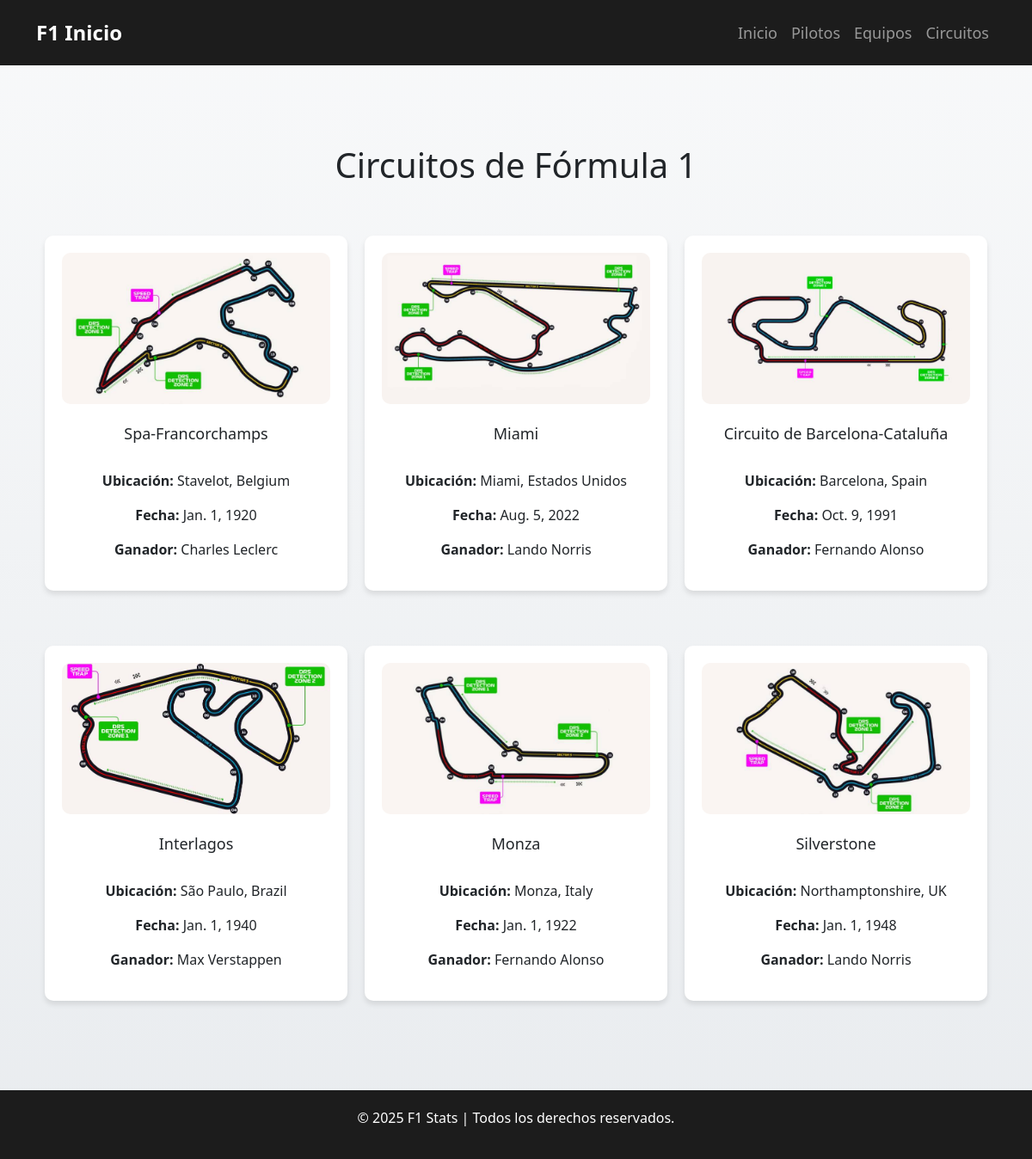
Page /circuitos/ on the committed database.
### f1/models.py (models this page shows, shortened)
class Circuit(models.Model):
    name = models.CharField(max_length=100)
    location = models.CharField(max_length=100)
    country = models.CharField(max_length=100)
    date = models.DateField()
    winner = models.ForeignKey(Driver, on_delete=models.SET_NULL, null=True, blank=True, related_name="circuit_wins")
    image = models.ImageField(upload_to="circuit_images/", null=True, blank=True)

class Driver(models.Model):
    name = models.CharField(max_length=100)
    number = models.IntegerField(unique=True)
    nationality = models.CharField(max_length=50)
    team = models.ForeignKey(
        Team, on_delete=models.SET_NULL, null=True, related_name="drivers"
    )
    wins = models.IntegerField(default=0)
    podiums = models.IntegerField(default=0)
    poles = models.IntegerField(default=0)
    photo = models.ImageField(upload_to="driver_photos/", null=True, blank=True)

### f1/views.py (the view)
# urls.py: path('circuitos/', views.circuits, name='circuits'),
def circuits(request):
    all_circuits = Circuit.objects.all()
    return render(request, 'circuits.html', {'circuits': all_circuits})

### f1/templates/circuits.html
{% extends 'base.html' %}
{% block content %}
<div class="container mt-5">
    <h1 class="text-center mb-4">Circuitos de Fórmula 1</h1>
    <br>
    <div class="row">
        {% for circuit in circuits %}
        <div class="col-md-4 mb-4">
            <div class="category-card">
                {% if circuit.image %}
                    <img src="{{ circuit.image.url }}" alt="{{ circuit.name }}">
                    <br><br>
                {% endif %}
                <h3 style="font-size: 22px;">{{ circuit.name }}</h3>
                <br>
                <p><strong>Ubicación:</strong> {{ circuit.location }}, {{ circuit.country }}</p>
                <p><strong>Fecha:</strong> {{ circuit.date }}</p>
                {% if circuit.winner %}
                    <p><strong>Ganador:</strong> {{ circuit.winner.name }}</p>
                {% else %}
                    <p><strong>Ganador:</strong> No disponible</p>
                {% endif %}
            </div>
        </div>
        {% endfor %}
    </div>
</div>
{% endblock %}

### f1/static/styles.css (style rules this page uses)
html, body { min-height: 100vh; margin: 0; padding: 0; background: linear-gradient(to bottom, #f8f9fa, #e9ecef); color: #212529; }
.category-card { text-align: center; padding: 20px; border-radius: 10px; transition: transform 0.3s ease, box-shadow 0.3s ease; background-color: white; box-shadow: 0 4px 6px rgba(0, 0, 0, 0.1); margin-bottom: 20px; }
.col-md-4 { padding: 10px; }
.category-card img { width: 100%; border-radius: 10px; }
.category-card > h3 { font-size: 18px !important; }

### rows in the picture
Circuit: image (picture), name "Spa-Francorchamps", location "Stavelot", country "Belgium", date "Jan. 1, 1920", winner.name "Charles Leclerc"
Circuit: image (picture), name "Miami", location "Miami", country "Estados Unidos", date "Aug. 5, 2022", winner.name "Lando Norris"
Circuit: image (picture), name "Circuito de Barcelona-Cataluña", location "Barcelona", country "Spain", date "Oct. 9, 1991", winner.name "Fernando Alonso"
Circuit: image (picture), name "Interlagos", location "São Paulo", country "Brazil", date "Jan. 1, 1940", winner.name "Max Verstappen"
Circuit: image (picture), name "Monza", location "Monza", country "Italy", date "Jan. 1, 1922", winner.name "Fernando Alonso"
Circuit: image (picture), name "Silverstone", location "Northamptonshire", country "UK", date "Jan. 1, 1948", winner.name "Lando Norris"
